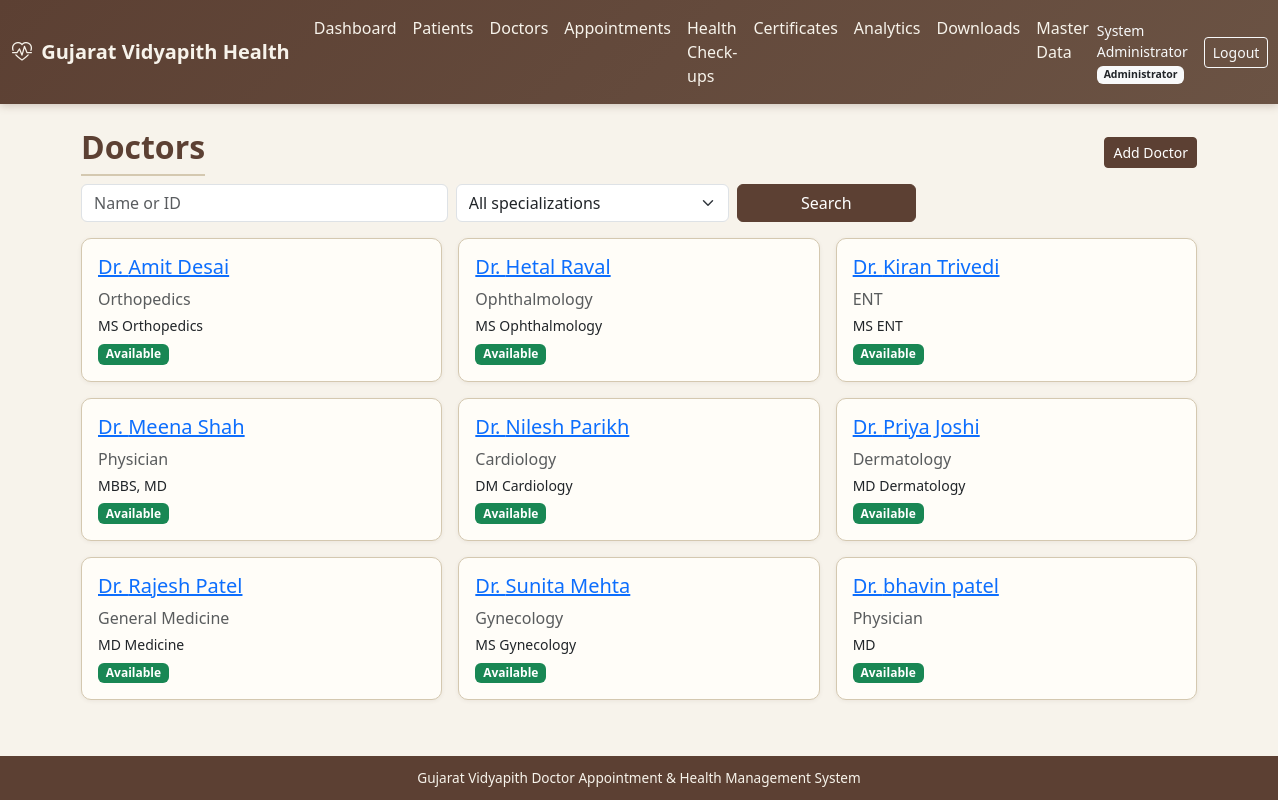
Page /doctors/ (signed in) on the committed database.
### accounts/models.py (models this page shows, shortened)
class User(AbstractUser):
    role = models.ForeignKey(
        Role, on_delete=models.SET_NULL, null=True, blank=True, related_name='users'
    )
    mobile = models.CharField(max_length=15, blank=True)
    gender = models.CharField(
        max_length=10,
        choices=[('Male', 'Male'), ('Female', 'Female'), ('Other', 'Other')],
        blank=True,
    )
    profile_photo = models.ImageField(upload_to='profiles/', blank=True, null=True)
    is_active_user = models.BooleanField(default=True)
    created_at = models.DateTimeField(auto_now_add=True)
    updated_at = models.DateTimeField(auto_now=True)
    class Meta:
        ordering = ['username']
    @property
    def role_code(self):
        return self.role.code if self.role else None

class Role(models.Model):
    ADMIN = 'admin'
    DOCTOR = 'doctor'
    STUDENT = 'student'
    STAFF = 'staff'
    STAFF_FAMILY = 'staff_family'
    HOD = 'hod'
    SUPER_ADMIN = 'super_admin'
    ROLE_CHOICES = [
        (ADMIN, 'Administrator'),
        (DOCTOR, 'Doctor'),
        (STUDENT, 'Student'),
        (STAFF, 'Staff'),
        (STAFF_FAMILY, 'Staff Family Member'),
        (HOD, 'HOD'),
        (SUPER_ADMIN, 'Super Administrator'),
    ]
    code = models.CharField(max_length=20, choices=ROLE_CHOICES, unique=True)
    name = models.CharField(max_length=50)
    description = models.TextField(blank=True)
    is_active = models.BooleanField(default=True)
    created_at = models.DateTimeField(auto_now_add=True)
    class Meta:
        ordering = ['name']

### doctors/models.py (models this page shows, shortened)
class Doctor(models.Model):
    doctor_id = models.CharField(max_length=30, unique=True)
    user = models.OneToOneField(
        settings.AUTH_USER_MODEL,
        on_delete=models.SET_NULL,
        null=True,
        blank=True,
        related_name='doctor_profile',
    )
    name = models.CharField(max_length=150)
    gender = models.CharField(
        max_length=10,
        choices=[('Male', 'Male'), ('Female', 'Female'), ('Other', 'Other')],
        blank=True,
    )
    qualification = models.CharField(max_length=200, blank=True)
    medical_system = models.ForeignKey(
        MedicalSystem, on_delete=models.SET_NULL, null=True, blank=True, related_name='doctors'
    )
    specialization = models.ForeignKey(
        Specialization, on_delete=models.SET_NULL, null=True, related_name='doctors'
    )
    department = models.ForeignKey(
        Department, on_delete=models.SET_NULL, null=True, blank=True, related_name='doctors'
    )
    registration_number = models.CharField(max_length=50, blank=True)
    email = models.EmailField(blank=True)
    mobile = models.CharField(max_length=15, blank=True)
    experience_years = models.PositiveSmallIntegerField(default=0)
    profile_photo = models.ImageField(upload_to='doctors/', blank=True, null=True)
    availability = models.CharField(
        max_length=20,
        choices=[('Available', 'Available'), ('Unavailable', 'Unavailable'), ('On Leave', 'On Leave')],
        default='Available',
    )
    status = models.CharField(
        max_length=20,
        choices=[('Active', 'Active'), ('Inactive', 'Inactive')],
        default='Active',
    )
    created_at = models.DateTimeField(auto_now_add=True)
    updated_at = models.DateTimeField(auto_now=True)
    class Meta:
        ordering = ['name']

### masters/models.py (models this page shows, shortened)
class Specialization(models.Model):
    name = models.CharField(max_length=100, unique=True)
    code = models.CharField(max_length=20, unique=True, blank=True)
    description = models.TextField(blank=True)
    status = models.CharField(
        max_length=20,
        choices=[('Active', 'Active'), ('Inactive', 'Inactive')],
        default='Active',
    )
    class Meta:
        ordering = ['name']

### doctors/views.py (the view)
# urls.py: path('', views.index, name='index'),
@login_required
def index(request):
    user = request.user
    profile = get_doctor_profile(user)
    if profile is not None and not is_admin(user):
        return redirect('doctors:detail', doctor_id=profile.doctor_id)
    q = request.GET.get('q', '').strip()
    spec = request.GET.get('specialization', '')
    qs = Doctor.objects.filter(status='Active').select_related(
        'specialization', 'department', 'medical_system'
    )
    if q:
        qs = qs.filter(Q(name__icontains=q) | Q(doctor_id__icontains=q))
    if spec:
        qs = qs.filter(specialization__code=spec)
    from masters.models import Specialization
    page = Paginator(qs.order_by('name'), 10).get_page(request.GET.get('page'))
    return render(request, 'doctors/list.html', {
        'page_obj': page,
        'doctors': page,
        'q': q, 'spec': spec,
        'specializations': Specialization.objects.filter(status='Active'),
    })

### accounts/authorization.py (called while the page is built)
def get_doctor_profile(user):
    if not user or not user.is_authenticated:
        return None
    try:
        return user.doctor_profile
    except ObjectDoesNotExist:
        return None
    except AttributeError:
        return None

### templates/doctors/list.html (shortened to what this page needs)
{% extends "base.html" %}
{% block content %}
<div class="container">
  <div class="d-flex justify-content-between align-items-center mb-2 flex-wrap gap-2">
  <h2 class="page-title mb-0">Doctors</h2>
  {% if user.is_superuser or user.role_code == 'admin' or user.role_code == 'super_admin' %}
  <a href="{% url 'masters:doctor_create' %}" class="btn btn-gv btn-sm">Add Doctor</a>
  {% endif %}
</div>
  <form class="row g-2 mb-3" method="get">
    <div class="col-md-4"><input type="text" name="q" value="{{ q }}" class="form-control" placeholder="Name or ID"></div>
    <div class="col-md-3">
      <select name="specialization" class="form-select">
        <option value="">All specializations</option>
      </select>
    </div>
    <div class="col-md-2"><button class="btn btn-gv w-100">Search</button></div>
  </form>
  <div class="row g-3">
    {% for d in page_obj %}
    <div class="col-md-4">
      <div class="card card-gv h-100">
        <div class="card-body">
          <h5 class="card-title"><a href="{% url 'doctors:detail' d.doctor_id %}">Dr. {{ d.name }}</a></h5>
          <p class="mb-1 text-muted">{{ d.specialization.name|default:"General" }}</p>
          <p class="mb-1 small">{{ d.qualification }}</p>
          <p class="mb-0"><span class="badge {% if d.availability == 'Available' %}bg-success{% else %}bg-secondary{% endif %}">{{ d.availability }}</span></p>
        </div>
      </div>
    </div>
    {% empty %}
    <p class="text-muted">No doctors found</p>
    {% endfor %}
  </div>
</div>
{% endblock %}

### templates/base.html (shortened to what this page needs)
{% load static %}
<!DOCTYPE html>
<html lang="en">
<head>
  <link href="https://cdn.jsdelivr.net/npm/bootstrap@5.3.3/dist/css/bootstrap.min.css" rel="stylesheet">
  <link href="https://cdn.jsdelivr.net/npm/bootstrap-icons@1.11.3/font/bootstrap-icons.min.css" rel="stylesheet">
  <link href="{% static 'css/gv-theme.css' %}" rel="stylesheet">
</head>
<body class="d-flex flex-column">
{% if user.is_authenticated %}
<nav class="navbar navbar-expand-lg navbar-gv">
  <div class="container-fluid">
    <a class="navbar-brand fw-semibold" href="{% url 'accounts:dashboard' %}">
      <i class="bi bi-heart-pulse me-1"></i> Gujarat Vidyapith Health
    </a>
    <div class="collapse navbar-collapse" id="navMain">
      <ul class="navbar-nav me-auto">
        <li class="nav-item"><a class="nav-link" href="{% url 'accounts:dashboard' %}">Dashboard</a></li>
        {% if user.is_superuser or user.role_code == 'admin' or user.role_code == 'super_admin' or user.role_code == 'doctor' %}
        <li class="nav-item"><a class="nav-link" href="{% url 'patients:index' %}">Patients</a></li>
        {% endif %}
        <li class="nav-item"><a class="nav-link" href="{% url 'doctors:index' %}">Doctors</a></li>
        <li class="nav-item"><a class="nav-link" href="{% url 'appointments:index' %}">Appointments</a></li>
        <li class="nav-item"><a class="nav-link" href="{% url 'health_records:index' %}">Health Check-ups</a></li>
        <li class="nav-item"><a class="nav-link" href="{% url 'certificates:index' %}">Certificates</a></li>
        <li class="nav-item"><a class="nav-link" href="{% url 'analytics:index' %}">Analytics</a></li>
        <li class="nav-item"><a class="nav-link" href="{% url 'analytics:downloads' %}">Downloads</a></li>
        {% if user.is_superuser or user.role_code == 'admin' or user.role_code == 'super_admin' %}
        <li class="nav-item"><a class="nav-link" href="{% url 'masters:index' %}">Master Data</a></li>
        {% endif %}
      </ul>
      <span class="navbar-text text-light me-3 small">
        {{ user.get_full_name|default:user.username }}
        {% if user.role %}<span class="badge bg-light text-dark">{{ user.role.name }}</span>{% endif %}
      </span>
      <a class="btn btn-sm btn-outline-light" href="{% url 'accounts:logout' %}">Logout</a>
    </div>
  </div>
</nav>
{% endif %}
<main class="container-fluid py-4 flex-grow-1">
  {% block content %}{% endblock %}
</main>
<footer class="footer-gv text-center">
  <div class="container">
    Gujarat Vidyapith Doctor Appointment &amp; Health Management System
  </div>
</footer>
</body>
</html>

### static/css/gv-theme.css (style rules this page uses)
:root { --gv-cream: #f7f3eb; --gv-cream-dark: #ebe4d6; --gv-brown: #5c4033; --gv-brown-light: #8b6914; --gv-earth: #6b5344; --gv-muted: #a0896e; --gv-accent: #3d5a40; --gv-text: #2c2416; --gv-border: #d4c8b0; --gv-card: #fffdf8; --gv-success: #4a7c59; --gv-warning: #c4a35a; --gv-danger: #a65d57; }
body { background-color: var(--gv-cream); color: var(--gv-text); font-family: 'Segoe UI', system-ui, -apple-system, sans-serif; min-height: 100vh; }
.navbar-gv { background: linear-gradient(135deg, var(--gv-brown) 0%, var(--gv-earth) 100%); box-shadow: 0 2px 8px rgba(92, 64, 51, 0.25); }
.navbar-gv .navbar-brand, .navbar-gv .nav-link { color: var(--gv-cream) !important; }
.card-gv { background: var(--gv-card); border: 1px solid var(--gv-border); border-radius: 10px; box-shadow: 0 1px 4px rgba(92, 64, 51, 0.08); }
.btn-gv { background: var(--gv-brown); border-color: var(--gv-brown); color: #fff; }
.page-title { color: var(--gv-brown); font-weight: 600; border-bottom: 2px solid var(--gv-border); padding-bottom: 0.5rem; margin-bottom: 1.25rem; }
.footer-gv { background: var(--gv-brown); color: var(--gv-cream); font-size: 0.85rem; padding: 0.75rem 0; margin-top: auto; }

### rows in the picture
User: get_full_name "System Administrator", role.name "Administrator"
Doctor: name "Amit Desai", specialization.name "Orthopedics", qualification "MS Orthopedics", availability "Available"
Doctor: name "Hetal Raval", specialization.name "Ophthalmology", qualification "MS Ophthalmology", availability "Available"
Doctor: name "Kiran Trivedi", specialization.name "ENT", qualification "MS ENT", availability "Available"
Doctor: name "Meena Shah", specialization.name "Physician", qualification "MBBS, MD", availability "Available"
Doctor: name "Nilesh Parikh", specialization.name "Cardiology", qualification "DM Cardiology", availability "Available"
Doctor: name "Priya Joshi", specialization.name "Dermatology", qualification "MD Dermatology", availability "Available"
Doctor: name "Rajesh Patel", specialization.name "General Medicine", qualification "MD Medicine", availability "Available"
Doctor: name "Sunita Mehta", specialization.name "Gynecology", qualification "MS Gynecology", availability "Available"
Doctor: name "bhavin patel", specialization.name "Physician", qualification "MD", availability "Available"
